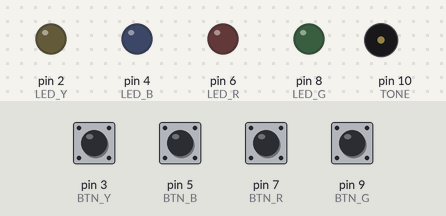
This sketch was run on a simulated Arduino Uno, built with avr-gcc and run on an emulated ATmega328P. Parts: output pins drawn as LEDs (lit = HIGH), buzzer (waves = sounding). The inputs (shaded band) are chosen by the test bench; at power-on: pin 3 (BTN_Y), pin 5 (BTN_B), pin 7 (BTN_R), pin 9 (BTN_G) HIGH.

Above: at 1.2 s.
1.3 s: pin 3 (BTN_Y) pulled LOW for 0.15 s
At 1.4 s:
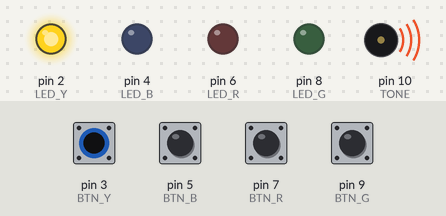
2.9 s: pin 5 (BTN_B) pulled LOW for 0.15 s
At 3.0 s:
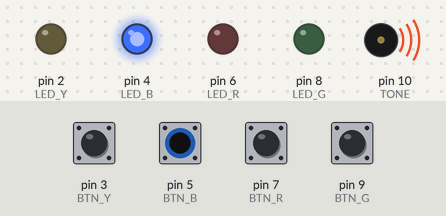
4.5 s: pin 7 (BTN_R) pulled LOW for 0.15 s
At 4.6 s:
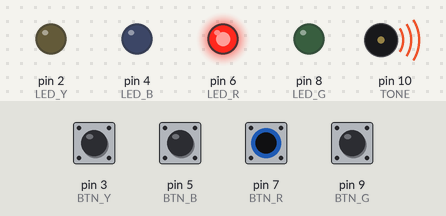
6.1 s: pin 9 (BTN_G) pulled LOW for 0.15 s
At 6.2 s:
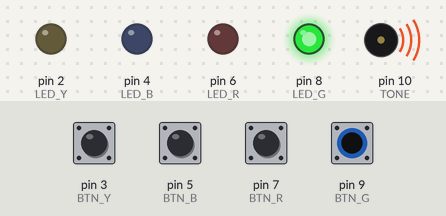
7.7 s: pin 3 (BTN_Y) driven LOW and pin 5 (BTN_B) driven LOW
At 8.9 s:
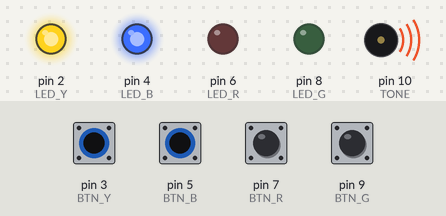
9.2 s: pin 7 (BTN_R) pulled LOW for 1 s
At 10.0 s:
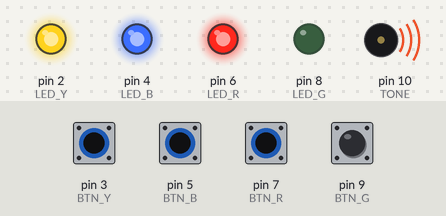
Timing chart, 0 to 12.2 s (numbered marks = the images above; inputs shaded):
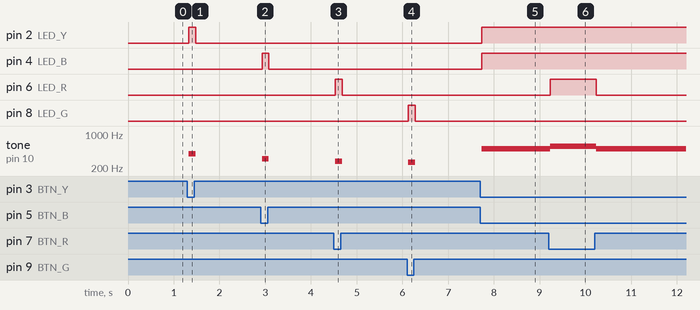

The sketch:

Sequence_Platine_Piano.ino
```cpp
/*
 * @Author: NeoBurn (github.com/TheNeoBurn)
 *
 * This is a binary piano for my Arduino Sequence board.
 *
 * You can play notes by using the 4 buttons as binary input:
 *  - Pressing green adds 1 half step
 *  - Pressing red adds 2 half stepps
 *  - Pressing blue adds 4 half steps
 *  - Pressing yellow adds 8 half steps
 *
 * If no button is pressed the piano is silent.
 *
 * You can define the (excluded) first note with START_NOTE as an index of N[]:
 *  - START_NOTE 47: Is a B♮2 meaning the notes go from C3 to D4
 */

// Define witch pins to use
#define BTN_G 9
#define LED_G 8
#define BTN_R 7
#define LED_R 6
#define BTN_B 5
#define LED_B 4
#define BTN_Y 3
#define LED_Y 2
#define TONE 10

// Define witch note to add the selected keys to (excluded)
#define START_NOTE 47

// Define the number of cycles a key must be pressed before it is applied
#define DEBOUNCE 5

// This defines notes (C -> B♮)
const int N[] = {
      16,   17,   18,   19,   21,   22,   23,   24,   26,   28,   29,   31, // C0 -> B♮0
      33,   35,   37,   39,   41,   44,   46,   49,   52,   55,   58,   62, // C1 -> B♮1
      65,   69,   73,   78,   82,   87,   92,   98,  104,  110,  117,  123, // C2 -> B♮2
     131,  139,  147,  156,  165,  175,  185,  196,  208,  220,  233,  247, // C3 -> B♮3
     262,  277,  294,  311,  330,  349,  370,  392,  415,  440,  466,  494, // C4 -> B♮4
     523,  554,  587,  622,  659,  698,  740,  784,  831,  880,  932,  988, // C5 -> B♮5
    1047, 1109, 1175, 1245, 1319, 1397, 1480, 1568, 1661, 1760, 1865, 1976, // C6 -> B♮6
    2093, 2217, 2349, 2489, 2637, 2794, 2960, 3136, 3322, 3520, 3729, 3951, // C7 -> B♮7
    4186, 4435, 4699, 4978, 5274, 5588, 5920, 6272, 6645, 7040, 7459, 7902  // C8 -> B♮8
};

void setup() {
  // Set pin types
  pinMode(LED_G, OUTPUT);
  pinMode(BTN_G, INPUT_PULLUP);
  pinMode(LED_R, OUTPUT);
  pinMode(BTN_R, INPUT_PULLUP);
  pinMode(LED_B, OUTPUT);
  pinMode(BTN_B, INPUT_PULLUP);
  pinMode(LED_Y, OUTPUT);
  pinMode(BTN_Y, INPUT_PULLUP);
  pinMode(TONE, OUTPUT);
}

// Global variable to remember the last key
int lastKey = 0;
int newKey = 0;
int newCount = 0;

void loop() {
  // Read the current key combination
  int curr = 0;
  if (digitalRead(BTN_G) == LOW) curr |= 1;
  if (digitalRead(BTN_R) == LOW) curr |= 2;
  if (digitalRead(BTN_B) == LOW) curr |= 4;
  if (digitalRead(BTN_Y) == LOW) curr |= 8;

  if (curr == newKey && newKey != lastKey) {
    newCount++;
  } else {
    newKey = curr;
    newCount = 0;
  }

  if (newCount > DEBOUNCE) {
    // Stop the previous selected tone
    noTone(TONE);

    // Update the LEDs
    digitalWrite(LED_G, (curr & 1) != 0 ? HIGH : LOW);
    digitalWrite(LED_R, (curr & 2) != 0 ? HIGH : LOW);
    digitalWrite(LED_B, (curr & 4) != 0 ? HIGH : LOW);
    digitalWrite(LED_Y, (curr & 8) != 0 ? HIGH : LOW);

    // Start the new tone (if any key is selected)
    if (curr != 0) {
      tone(TONE, N[START_NOTE + curr]);
    }

    // Remember the current key
    lastKey = curr;

    // Reset the counter
    newCount = 0;
  }

  // Wait for a few milliseconds to give the tone a chance
  delay(5);
}
```

Measured:
- after the input at 1.3 s, pin 2 (LED_Y): LOW → HIGH at once, → LOW 0.15 s later; tone on pin 10 (TONE): silent → 392 Hz at once, → silent 0.15 s later
- after the input at 2.9 s, pin 4 (LED_B): LOW → HIGH at once, → LOW 0.15 s later; tone on pin 10 (TONE): silent → 311 Hz at once, → silent 0.15 s later
- after the input at 4.5 s, pin 6 (LED_R): LOW → HIGH at once, → LOW 0.15 s later; tone on pin 10 (TONE): silent → 277 Hz at once, → silent 0.15 s later
- after the input at 6.1 s, pin 8 (LED_G): LOW → HIGH at once, → LOW 0.15 s later; tone on pin 10 (TONE): silent → 262 Hz at once, → silent 0.15 s later
- after the input at 7.7 s, pin 2 (LED_Y), pin 4 (LED_B): LOW → HIGH at once; tone on pin 10 (TONE): silent → 494 Hz at once
- after the input at 9.2 s, pin 6 (LED_R): LOW → HIGH at once, → LOW 1.0 s later; tone on pin 10 (TONE): 494 Hz → 554 Hz at once, → 494 Hz 1.0 s later
